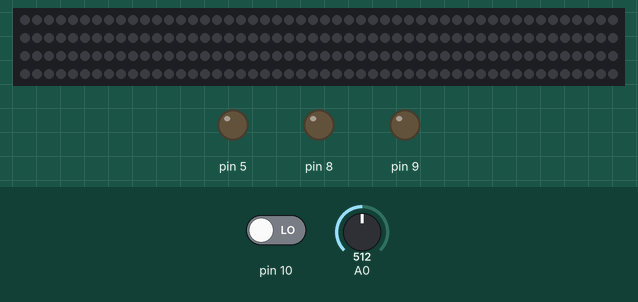
A sketch run on a simulated Arduino Uno, built with avr-gcc and run on an emulated ATmega328P. Parts: 200 RGB LEDs in strip order, left to right, continuing on the next row, output pins drawn as LEDs (lit = HIGH). Dashed ring = blinking. Inputs (shaded band) come from the test bench; at power-on: A0 = 512, pin 10 LOW. Dim RGB values are drawn brighter than linear.

Above: at 1.2 s.
1.3 s: A0 set to 686
2.8 s: A0 set to 719
At 3.2 s:
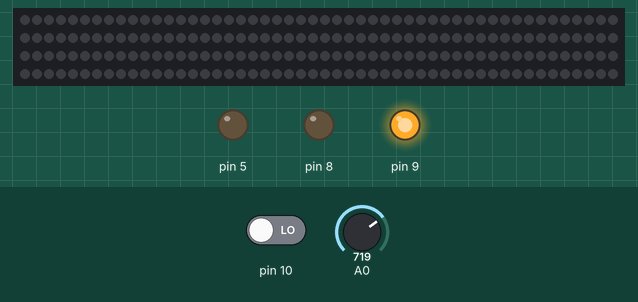
5.8 s: A0 set to 290
At 8.7 s:
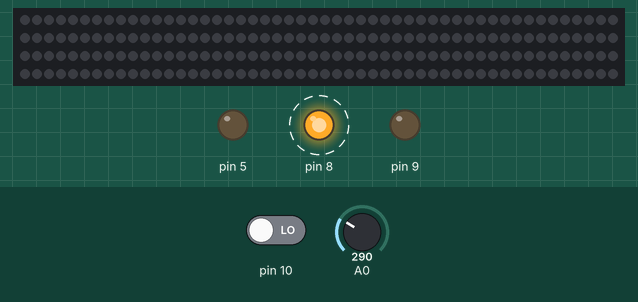
8.8 s: A0 set to 317
At 9.4 s:
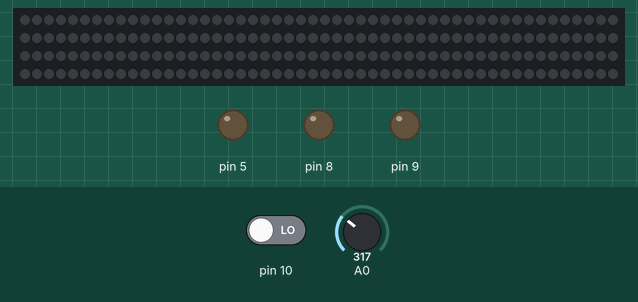
10.3 s: pin 10 driven HIGH
At 10.9 s:
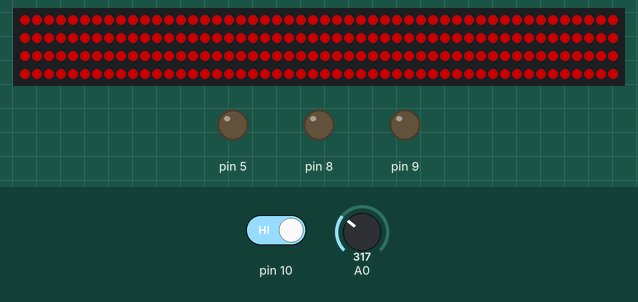
11.8 s: A0 set to 710
At 12.4 s:
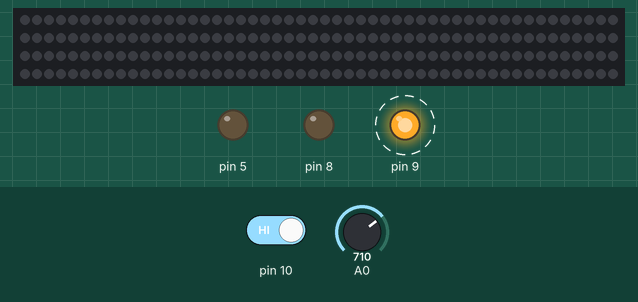
Timing chart, 0 to 62.3 s (numbered marks = the images above; inputs shaded):
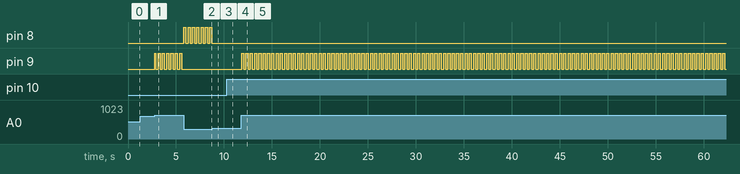

Measured:
- the behaviour switches between 700 and 701 on A0 (found by bisection; images 0 and 1)
- the behaviour switches between 299 and 300 on A0 (found by bisection; images 2 and 3)
- after the input at 1.3 s, every drawn part: stays the same
- after the input at 2.8 s, pin 9: LOW → HIGH at once, then repeats every 0.45 s: LOW 0.22 s, HIGH 0.22 s
- after the input at 5.8 s, pin 8: alternates HIGH for 0.23 s and LOW for 0.23 s, starting at once; pin 9: stops changing and stays LOW
- after the input at 8.8 s, pin 8: stops changing and stays LOW
- after the input at 11.8 s, pin 9: alternates HIGH for 0.22 s and LOW for 0.22 s, starting at once

The sketch:

tailLight.ino
```cpp
#include <Adafruit_NeoPixel.h>
#define LED_PIN    6
#define LED_COUNT 200

Adafruit_NeoPixel strip(LED_COUNT, LED_PIN, NEO_GRB + NEO_KHZ800);

bool state = false;
long timeSet = millis();
int lightStep = 19;
long lightTime = millis();
bool lightOn = false;

void setup() {
  // put your setup code here, to run once:
  pinMode(A0,INPUT);
  pinMode(A1,INPUT);
  pinMode(10,INPUT);
  pinMode(8,OUTPUT);
  pinMode(9,OUTPUT);
  pinMode(5,OUTPUT);
  Serial.begin(115200);
  strip.begin();
  strip.show();
  strip.setBrightness(100);
}
int i = 0;
void loop() {
  // put your main code here, to run repeatedly:
  // Serial.println(analogRead(A0));
  digitalWrite(5,LOW);
  if (millis() - timeSet > 200) {
    timeSet = millis();
    state = !state;
  }
  if (millis() - lightTime > 8) {
    lightTime = millis();
    if (lightStep > 0){
      lightStep -= 1;
    } else {
      lightStep = 20;
    }
  }
  if(analogRead(A0) > 700){
    lightOn = true;
    if (state) {
      digitalWrite(9,HIGH);
      digitalWrite(8,LOW);
    } else {
      digitalWrite(9,LOW);
      digitalWrite(8,LOW);
    }

     for(int i=0; i<strip.numPixels(); i++) {
      if (i/10 >= 20-lightStep) {
        strip.setPixelColor(i, strip.Color(0,   0,  0));
      } else if (lightStep == 0){
        strip.setPixelColor(i, strip.Color(255,   80,  0));
      }
       else {
        strip.setPixelColor(i, strip.Color(255,   80,  0));
      }
    }
    strip.show();

  }else if(analogRead(A0) < 300){
    lightOn = true;
    if (state) {
      digitalWrite(8,HIGH);
      digitalWrite(9,LOW);
    } else {
      digitalWrite(8,LOW);
      digitalWrite(9,LOW);
    }

     for(int i=0; i<strip.numPixels(); i++) {
      if (i/10 >= lightStep) {
        strip.setPixelColor(i, strip.Color(255,   80,  0));
      } else if (lightStep == 0){
        strip.setPixelColor(i, strip.Color(255,   80,  0));
      }
       else {
        strip.setPixelColor(i, strip.Color(0,   0,  0));
      }
    }
    strip.show();

  } else {
    lightOn = false;
  }

  if (digitalRead(10) && !lightOn) {
    for(int i=0; i<strip.numPixels(); i++) {
      strip.setPixelColor(i, strip.Color(255,   0,   0));
    }
    strip.show();
  } else {
    for(int i=0; i<strip.numPixels(); i++) {
      strip.setPixelColor(i, strip.Color(0,   0,   0));
    }
    strip.show();
  }

}
```
